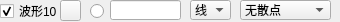
                   <widget class="QWidget" name="widget_10" native="true">
                    <property name="minimumSize">
                     <size>
                      <width>0</width>
                      <height>22</height>
                     </size>
                    </property>
                    <property name="maximumSize">
                     <size>
                      <width>16777215</width>
                      <height>22</height>
                     </size>
                    </property>
                    <widget class="QLineEdit" name="txtValueCurve10">
                     <property name="geometry">
                      <rect>
                       <x>110</x>
                       <y>0</y>
                       <width>71</width>
                       <height>20</height>
                      </rect>
                     </property>
                     <property name="text">
                      <string/>
                     </property>
                    </widget>
                    <widget class="QRadioButton" name="rdoBoldCurve10">
                     <property name="geometry">
                      <rect>
                       <x>90</x>
                       <y>3</y>
                       <width>16</width>
                       <height>16</height>
                      </rect>
                     </property>
                     <property name="text">
                      <string/>
                     </property>
                     <property name="checked">
                      <bool>false</bool>
                     </property>
                    </widget>
                    <widget class="QCheckBox" name="chkVisibleCurve10">
                     <property name="geometry">
                      <rect>
                       <x>0</x>
                       <y>3</y>
                       <width>60</width>
                       <height>16</height>
                      </rect>
                     </property>
                     <property name="text">
                      <string>波形10</string>
                     </property>
                     <property name="checked">
                      <bool>true</bool>
                     </property>
                    </widget>
                    <widget class="QPushButton" name="btnColourCurve10">
                     <property name="geometry">
                      <rect>
                       <x>60</x>
                       <y>0</y>
                       <width>21</width>
                       <height>21</height>
                      </rect>
                     </property>
                     <property name="text">
                      <string/>
                     </property>
                    </widget>
                    <widget class="QComboBox" name="cmbLineStyle10">
                     <property name="geometry">
                      <rect>
                       <x>190</x>
                       <y>0</y>
                       <width>41</width>
                       <height>20</height>
                      </rect>
                     </property>
                     <property name="currentIndex">
                      <number>1</number>
                     </property>
                     <item>
                      <property name="text">
                       <string>点</string>
                      </property>
                     </item>
                     <item>
                      <property name="text">
                       <string>线</string>
                      </property>
                     </item>
                     <item>
                      <property name="text">
                       <string>左</string>
                      </property>
                     </item>
                     <item>
                      <property name="text">
                       <string>右</string>
                      </property>
                     </item>
                     <item>
                      <property name="text">
                       <string>中</string>
                      </property>
                     </item>
                     <item>
                      <property name="text">
                       <string>积</string>
                      </property>
                     </item>
                    </widget>
                    <widget class="QComboBox" name="cmbScatterStyle10">
                     <property name="geometry">
                      <rect>
                       <x>240</x>
                       <y>0</y>
                       <width>91</width>
                       <height>20</height>
                      </rect>
                     </property>
                     <property name="focusPolicy">
                      <enum>Qt::WheelFocus</enum>
                     </property>
                     <property name="maxVisibleItems">
                      <number>20</number>
                     </property>
                     <item>
                      <property name="text">
                       <string>无散点</string>
                      </property>
                      <property name="icon">
                       <iconset resource="res.qrc">
                        <normaloff>:/pic/ssNone.png</normaloff>:/pic/ssNone.png</iconset>
                      </property>
                     </item>
                     <item>
                      <property name="text">
                       <string>x形</string>
                      </property>
                      <property name="icon">
                       <iconset resource="res.qrc">
                        <normaloff>:/pic/ssCross.png</normaloff>:/pic/ssCross.png</iconset>
                      </property>
                     </item>
                     <item>
                      <property name="text">
                       <string>+形</string>
                      </property>
                      <property name="icon">
                       <iconset resource="res.qrc">
                        <normaloff>:/pic/ssPlus.png</normaloff>:/pic/ssPlus.png</iconset>
                      </property>
                     </item>
                     <item>
                      <property name="text">
                       <string>空心圆</string>
                      </property>
                      <property name="icon">
                       <iconset resource="res.qrc">
                        <normaloff>:/pic/ssCircle.png</normaloff>:/pic/ssCircle.png</iconset>
                      </property>
                     </item>
                     <item>
                      <property name="text">
                       <string>实心圆</string>
                      </property>
                      <property name="icon">
                       <iconset resource="res.qrc">
                        <normaloff>:/pic/ssDisc.png</normaloff>:/pic/ssDisc.png</iconset>
                      </property>
                     </item>
                     <item>
                      <property name="text">
                       <string>矩形</string>
                      </property>
                      <property name="icon">
                       <iconset resource="res.qrc">
                        <normaloff>:/pic/ssSquare.png</normaloff>:/pic/ssSquare.png</iconset>
                      </property>
                     </item>
                     <item>
                      <property name="text">
                       <string>菱形</string>
                      </property>
                      <property name="icon">
                       <iconset resource="res.qrc">
                        <normaloff>:/pic/ssDiamond.png</normaloff>:/pic/ssDiamond.png</iconset>
                      </property>
                     </item>
                     <item>
                      <property name="text">
                       <string>星形</string>
                      </property>
                      <property name="icon">
                       <iconset resource="res.qrc">
                        <normaloff>:/pic/ssStar.png</normaloff>:/pic/ssStar.png</iconset>
                      </property>
                     </item>
                     <item>
                      <property name="text">
                       <string>正三角</string>
                      </property>
                      <property name="icon">
                       <iconset resource="res.qrc">
                        <normaloff>:/pic/ssTriangle.png</normaloff>:/pic/ssTriangle.png</iconset>
                      </property>
                     </item>
                     <item>
                      <property name="text">
                       <string>倒三角</string>
                      </property>
                      <property name="icon">
                       <iconset resource="res.qrc">
                        <normaloff>:/pic/ssTriangleInverted.png</normaloff>:/pic/ssTriangleInverted.png</iconset>
                      </property>
                     </item>
                     <item>
                      <property name="text">
                       <string>x框</string>
                      </property>
                      <property name="icon">
                       <iconset resource="res.qrc">
                        <normaloff>:/pic/ssCrossSquare.png</normaloff>:/pic/ssCrossSquare.png</iconset>
                      </property>
                     </item>
                     <item>
                      <property name="text">
                       <string>+框</string>
                      </property>
                      <property name="icon">
                       <iconset resource="res.qrc">
                        <normaloff>:/pic/ssPlusSquare.png</normaloff>:/pic/ssPlusSquare.png</iconset>
                      </property>
                     </item>
                     <item>
                      <property name="text">
                       <string>x圆</string>
                      </property>
                      <property name="icon">
                       <iconset resource="res.qrc">
                        <normaloff>:/pic/ssCrossCircle.png</normaloff>:/pic/ssCrossCircle.png</iconset>
                      </property>
                     </item>
                     <item>
                      <property name="text">
                       <string>+圆</string>
                      </property>
                      <property name="icon">
                       <iconset resource="res.qrc">
                        <normaloff>:/pic/ssPlusCircle.png</normaloff>:/pic/ssPlusCircle.png</iconset>
                      </property>
                     </item>
                     <item>
                      <property name="text">
                       <string>和平</string>
                      </property>
                      <property name="icon">
                       <iconset resource="res.qrc">
                        <normaloff>:/pic/ssPeace.png</normaloff>:/pic/ssPeace.png</iconset>
                      </property>
                     </item>
                    </widget>
                   </widget>
